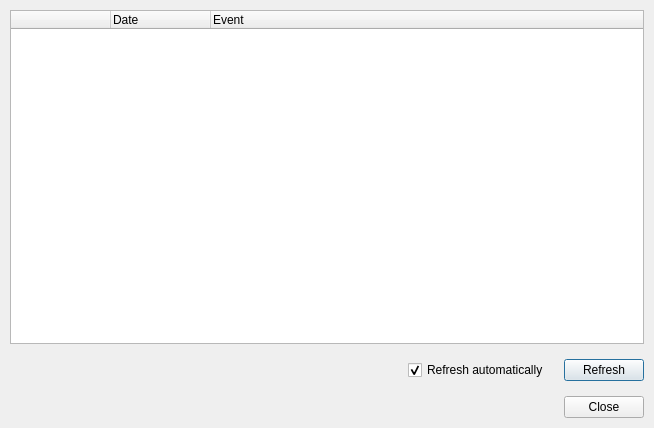
<?xml version="1.0" encoding="UTF-8"?>
<ui version="4.0">
 <class>MessageQueue</class>
 <widget class="QDialog" name="MessageQueue">
  <property name="geometry">
   <rect>
    <x>0</x>
    <y>0</y>
    <width>654</width>
    <height>428</height>
   </rect>
  </property>
  <property name="windowTitle">
   <string>Message queue</string>
  </property>
  <property name="windowIcon">
   <iconset resource="resource.qrc">
    <normaloff>:/messages</normaloff>:/messages</iconset>
  </property>
  <layout class="QVBoxLayout" name="verticalLayout">
   <property name="spacing">
    <number>15</number>
   </property>
   <property name="margin">
    <number>10</number>
   </property>
   <item>
    <widget class="QTreeWidget" name="messageTree">
     <property name="alternatingRowColors">
      <bool>true</bool>
     </property>
     <property name="animated">
      <bool>true</bool>
     </property>
     <property name="wordWrap">
      <bool>true</bool>
     </property>
     <column>
      <property name="text">
       <string notr="true"> </string>
      </property>
     </column>
     <column>
      <property name="text">
       <string>Date</string>
      </property>
     </column>
     <column>
      <property name="text">
       <string>Event</string>
      </property>
     </column>
    </widget>
   </item>
   <item>
    <layout class="QGridLayout" name="gridLayout">
     <item row="0" column="0">
      <spacer name="horizontalSpacer">
       <property name="orientation">
        <enum>Qt::Horizontal</enum>
       </property>
       <property name="sizeHint" stdset="0">
        <size>
         <width>40</width>
         <height>20</height>
        </size>
       </property>
      </spacer>
     </item>
     <item row="0" column="1">
      <widget class="QCheckBox" name="refreshBox">
       <property name="text">
        <string>Refresh automatically</string>
       </property>
       <property name="checked">
        <bool>true</bool>
       </property>
      </widget>
     </item>
     <item row="0" column="2">
      <widget class="QPushButton" name="refreshButton">
       <property name="text">
        <string>Refresh</string>
       </property>
      </widget>
     </item>
     <item row="1" column="0" colspan="3">
      <widget class="QDialogButtonBox" name="buttonBox">
       <property name="orientation">
        <enum>Qt::Horizontal</enum>
       </property>
       <property name="standardButtons">
        <set>QDialogButtonBox::Close</set>
       </property>
      </widget>
     </item>
    </layout>
   </item>
  </layout>
 </widget>
 <resources>
  <include location="resource.qrc"/>
 </resources>
 <connections>
  <connection>
   <sender>buttonBox</sender>
   <signal>accepted()</signal>
   <receiver>MessageQueue</receiver>
   <slot>accept()</slot>
   <hints>
    <hint type="sourcelabel">
     <x>239</x>
     <y>413</y>
    </hint>
    <hint type="destinationlabel">
     <x>157</x>
     <y>274</y>
    </hint>
   </hints>
  </connection>
  <connection>
   <sender>buttonBox</sender>
   <signal>rejected()</signal>
   <receiver>MessageQueue</receiver>
   <slot>reject()</slot>
   <hints>
    <hint type="sourcelabel">
     <x>297</x>
     <y>413</y>
    </hint>
    <hint type="destinationlabel">
     <x>286</x>
     <y>274</y>
    </hint>
   </hints>
  </connection>
 </connections>
</ui>
